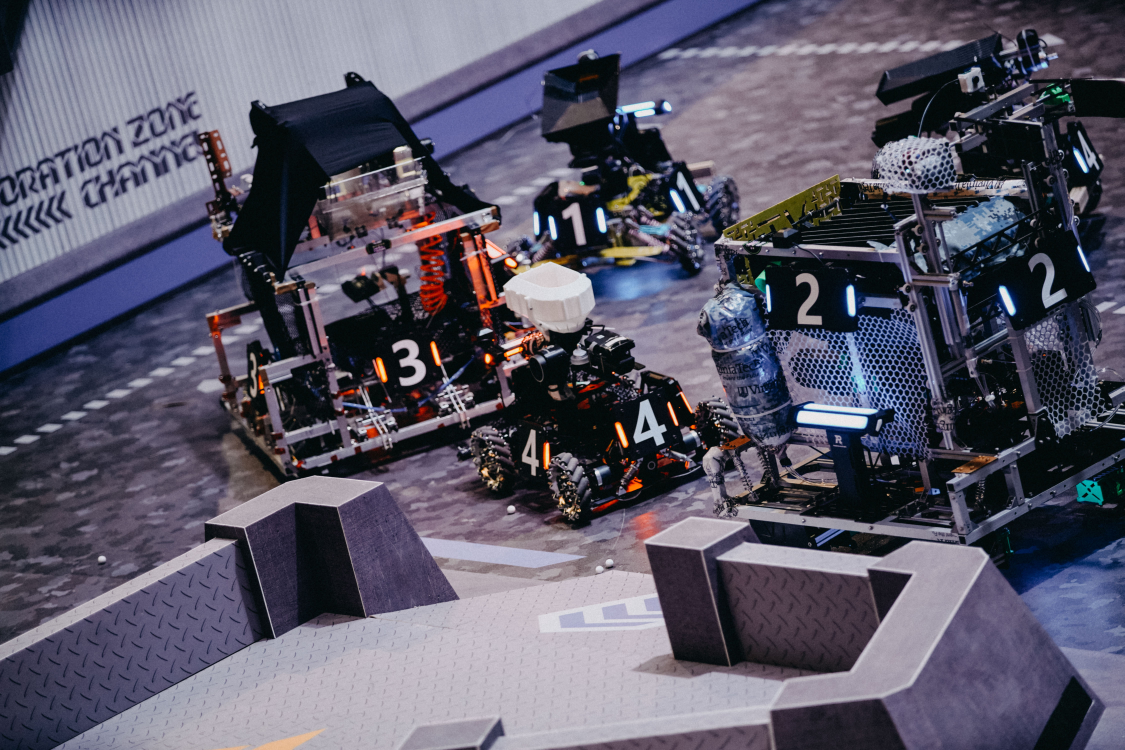
//> input picture task 1/test.jpg, 4497 x 3000 px (shown at 1/4 size)
$ ./detect   (built with g++ and OpenCV 4)
//> lines starting //> are read from the running program, lines starting //| are printed output that depends on the picture; after the words box and inside, x2 and y2 are one past the last pixel; in counts of white or black regions, pixels touching at a corner belong together
#include <vector>
#include <iostream>
#include <algorithm>
#include <opencv2/core.hpp>
#include <opencv2/highgui.hpp>
#include <opencv2/imgproc.hpp>

// Parameters
const double MIN_RECT_AREA = 50;
const double MIN_WH_RATIO = 2;    // Min Ratio of width & height
const double MAX_WH_RATIO = 10;   // Max Ratio of width & height
const double MIN_AREA_RATIO = 0.1;// Min Ratio of area & rect
const double Norm2 = 9;           // The Second Norm (isSameBar)
const int light_threshold = 229;  // Light threshold (Red 233 Blue 222)
const int dim_threshold = 255;    // Dim threshold
const int ENEMY_COLOR = 2;        // For Blue is 0, Red is 2
const double ANGEL_RANGE = 5;     // Angel threshold of two light bars (Red 5 Blue 2.5)
const double HEIGHT_RANGE = 25;   // Height threshold of two light bars (Red 30 Blue)

class LightBar
{
public:
    cv::RotatedRect rect; // bar pos
    double area_ratio;
    double length; // bar length

    LightBar(cv::RotatedRect &r, double ratio) : rect(r), area_ratio(ratio)
    {
        length = std::max(rect.size.height, rect.size.width);
    }
    LightBar() = default;
};
typedef std::vector<LightBar> LightBars;

class ArmorBox
{
public:
    cv::Rect rect;
    LightBars light_bars;

    ArmorBox(const cv::Rect &pos, const LightBars &bars) : rect(pos), light_bars(bars) {}
};
typedef std::vector<ArmorBox> ArmorBoxes;

// Ratio of Widht & Height
static double WH_Ratio(const cv::RotatedRect &rect)
{
    return rect.size.height > rect.size.width ? rect.size.height / rect.size.width : rect.size.width / rect.size.height;
}

// Ratio of area of contour & area of rectangle
static double Area_Ratio(const std::vector<cv::Point> &contour, const cv::RotatedRect &rect)
{
    return cv::contourArea(contour) / rect.size.area();
}

// Ratio of Width,Height inrange && Area of rect, Area of ratio inRange
static bool isValidLightBar(const std::vector<cv::Point> &contour, const cv::RotatedRect &rect)
{
    return (MIN_WH_RATIO < WH_Ratio(rect) && WH_Ratio(rect) < MAX_WH_RATIO) &&
           ((rect.size.area() < MIN_RECT_AREA && Area_Ratio(contour, rect) > MIN_AREA_RATIO) ||
            (rect.size.area() >= MIN_RECT_AREA && Area_Ratio(contour, rect) > MIN_AREA_RATIO));
}

static bool isSameBar(LightBar bar1, LightBar bar2)
{
    auto dist = bar1.rect.center - bar2.rect.center;
    return (dist.x * dist.x + dist.y * dist.y) < Norm2;
}

// Judging Angle of two bars
static bool angelJudge(const LightBar &light_bar_i, const LightBar &light_bar_j)
{
    double angle_i = light_bar_i.rect.size.width > light_bar_i.rect.size.height ? light_bar_i.rect.angle : light_bar_i.rect.angle - 90;
    double angle_j = light_bar_j.rect.size.width > light_bar_j.rect.size.height ? light_bar_j.rect.angle : light_bar_j.rect.angle - 90;
    return std::abs(angle_i - angle_j) < ANGEL_RANGE;
}

// Judging Height of two bars
static bool heightJudge(const LightBar &light_bar_i, const LightBar &light_bar_j)
{
    cv::Point2f centers = light_bar_i.rect.center - light_bar_j.rect.center;
    return abs(centers.y) < HEIGHT_RANGE;
}

// Judging pair of two bars
static bool isPairLights(const LightBar &light_blob_i, const LightBar &light_blob_j)
{
    return heightJudge(light_blob_i, light_blob_j) &&
           angelJudge(light_blob_i, light_blob_j);
}

// opening & closing (morphology)
static void imagePreProcess(cv::Mat &srcImage)
{
    static cv::Mat kernel_erode = getStructuringElement(cv::MORPH_RECT, cv::Size(3, 5));
    erode(srcImage, srcImage, kernel_erode);

    static cv::Mat kernel_dilate = getStructuringElement(cv::MORPH_RECT, cv::Size(3, 5));
    dilate(srcImage, srcImage, kernel_dilate);

    static cv::Mat kernel_dilate2 = getStructuringElement(cv::MORPH_RECT, cv::Size(3, 5));
    dilate(srcImage, srcImage, kernel_dilate2);

    static cv::Mat kernel_erode2 = getStructuringElement(cv::MORPH_RECT, cv::Size(3, 5));
    erode(srcImage, srcImage, kernel_erode2);
}

bool find_light_bar(const cv::Mat &srcImage, LightBars &light_bars)
{
    cv::Mat color_channel, src_light, src_dim;
    std::vector<cv::Mat> channels;

    cv::split(srcImage, channels);
    color_channel = channels[ENEMY_COLOR]; // Enemy channel

    cv::threshold(color_channel, src_light, light_threshold, 255, CV_THRESH_BINARY);
    if (src_light.empty())
        return false;
    imagePreProcess(src_light);
    // cv::imshow("Light", src_light);

    cv::threshold(color_channel, src_dim, dim_threshold, 255, CV_THRESH_BINARY);
    if (src_dim.empty())
        return false;
    imagePreProcess(src_dim);
    // cv::imshow("Dim", src_dim);

    std::vector<std::vector<cv::Point>> light_contours_light, light_contour_dim;
    LightBars light_bars_light, light_bars_dim;
    std::vector<cv::Vec4i> hierarchy_light, hierarchy_dim;
    cv::findContours(src_light, light_contours_light, hierarchy_light, CV_RETR_CCOMP, CV_CHAIN_APPROX_NONE);
    cv::findContours(src_dim, light_contour_dim, hierarchy_dim, CV_RETR_CCOMP, CV_CHAIN_APPROX_NONE);

    for (int i = 0; i < light_contours_light.size(); i++)
    {
        if (hierarchy_light[i][2] == -1) // no parent element
        {
            cv::RotatedRect rect = cv::minAreaRect(light_contours_light[i]);
            if (isValidLightBar(light_contours_light[i], rect))
            {
                light_bars_light.emplace_back(rect, Area_Ratio(light_contours_light[i], rect));
            }
        }
    }

    for (int i = 0; i < light_contour_dim.size(); i++)
    {
        if (hierarchy_dim[i][2] == -1) // no parent element
        {
            cv::RotatedRect rect = cv::minAreaRect(light_contour_dim[i]);
            if (isValidLightBar(light_contour_dim[i], rect))
            {
                light_bars_dim.emplace_back(rect, Area_Ratio(light_contour_dim[i], rect));
            }
        }
    }

    std::vector<int> light_to_rm, dim_to_rm;
    for (int l = 0; l < light_bars_light.size(); l++)
    {
        for (int d = 0; d < light_bars_dim.size(); d++)
        {
            if (isSameBar(light_bars_light[l], light_bars_dim[d]))
            {
                if (light_bars_light[l].area_ratio > light_bars_dim[d].area_ratio)
                {
                    dim_to_rm.emplace_back(d);
                }
                else
                    light_to_rm.emplace_back(l);
            }
        }
    }

    sort(light_to_rm.begin(), light_to_rm.end(), [](int a, int b) { return a > b; });
    sort(dim_to_rm.begin(), dim_to_rm.end(), [](int a, int b) { return a > b; });

    for (auto i : light_to_rm)
    {
        light_bars_light.erase(light_bars_light.begin() + i);
    }
    for (auto i : dim_to_rm)
    {
        light_bars_dim.erase(light_bars_dim.begin() + i);
    }
    for (const auto &light : light_bars_light)
    {
        light_bars.emplace_back(light);
    }
    for (const auto &dim : light_bars_dim)
    {
        light_bars.emplace_back(dim);
    }

    return light_bars.size() >= 2;
}

bool find_armor_boxes(const cv::Mat &srcImage, const LightBars &light_bars, ArmorBoxes &armorboxes)
{
    for (int i = 0; i < light_bars.size(); i++)
    {
        for (int j = i + 1; j < light_bars.size(); j++)
        {
            if (!isPairLights(light_bars.at(i), light_bars.at(j)))
                continue;
            cv::Rect2d rect_left = light_bars.at(i).rect.boundingRect();
            cv::Rect2d rect_right = light_bars.at(j).rect.boundingRect();
            double min_x, max_x, min_y, max_y;
            min_x = std::fmin(rect_left.x, rect_right.x) - 4;
            max_x = std::fmax(rect_left.x + rect_left.width, rect_right.x + rect_right.width) + 4;
            min_y = std::fmin(rect_left.y, rect_right.y) - (rect_left.height + rect_right.height) / 4;
            max_y = std::fmax(rect_left.y + rect_left.height, rect_right.y + rect_right.height) + (rect_left.height + rect_right.height) / 4;
            if (min_x < 0 || max_x > srcImage.cols || min_y < 0 || min_y > srcImage.rows)
                continue;
            LightBars pair_bars = {light_bars.at(i), light_bars.at(j)};
            armorboxes.emplace_back(cv::Rect2d(min_x, min_y, max_x - min_x, max_y - min_y), pair_bars);
        }
    }
    return !armorboxes.empty();
}

int main()
{
    cv::Mat srcImage = cv::imread("test.jpg");
//> srcImage is the input picture: 3000 rows x 4497 cols, CV_8UC3; mean B, G, R 104.4, 88, 90.3
    if (!srcImage.empty())
    {
        cv::Mat resizeImage;
        LightBars lightbars;
        ArmorBoxes armorboxes;
        cv::resize(srcImage, resizeImage, cv::Size(srcImage.cols / 4, srcImage.rows / 4), 0, 0, CV_INTER_LINEAR);

        find_light_bar(resizeImage, lightbars);
//> in find_light_bar, `cv::split(srcImage, channels);`:
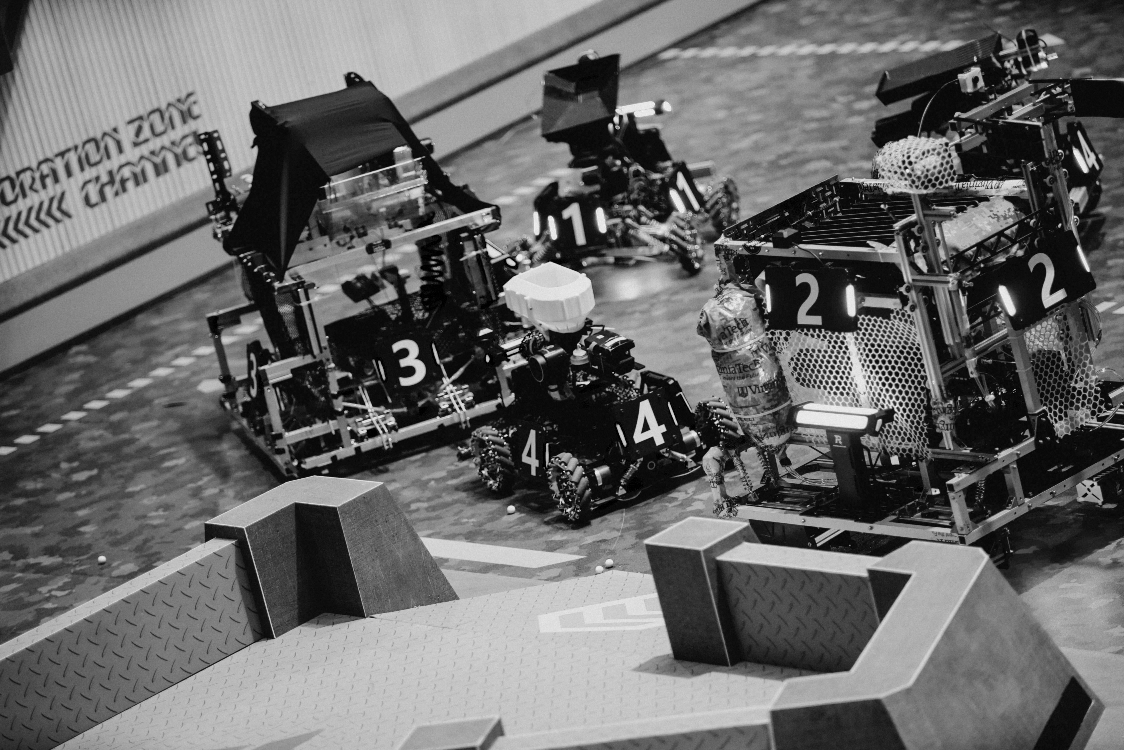
//> channels[0]: 750 rows x 1124 cols, CV_8UC1; min 0, max 243, mean 104.4
//> in find_light_bar, `cv::split(srcImage, channels);`:
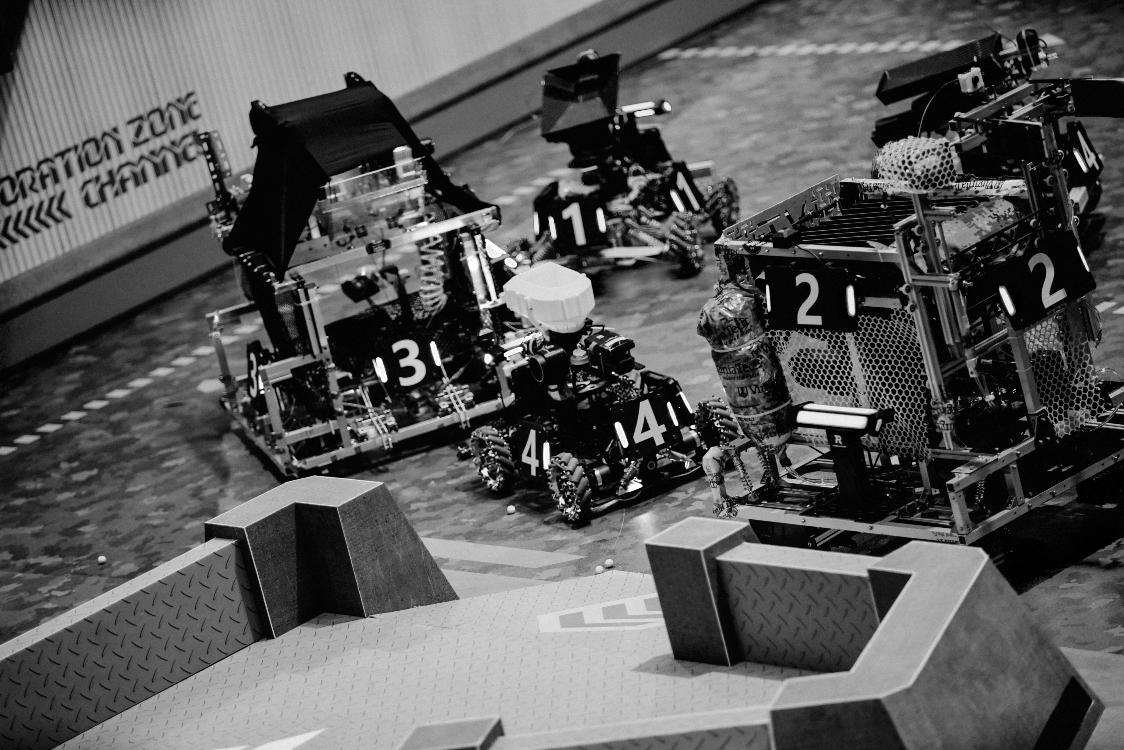
//> channels[2]: 750 rows x 1124 cols, CV_8UC1; min 0, max 255, mean 90.3
//> in find_light_bar, `cv::threshold(color_channel, src_light, light_threshold, 255, CV_THRES..`:
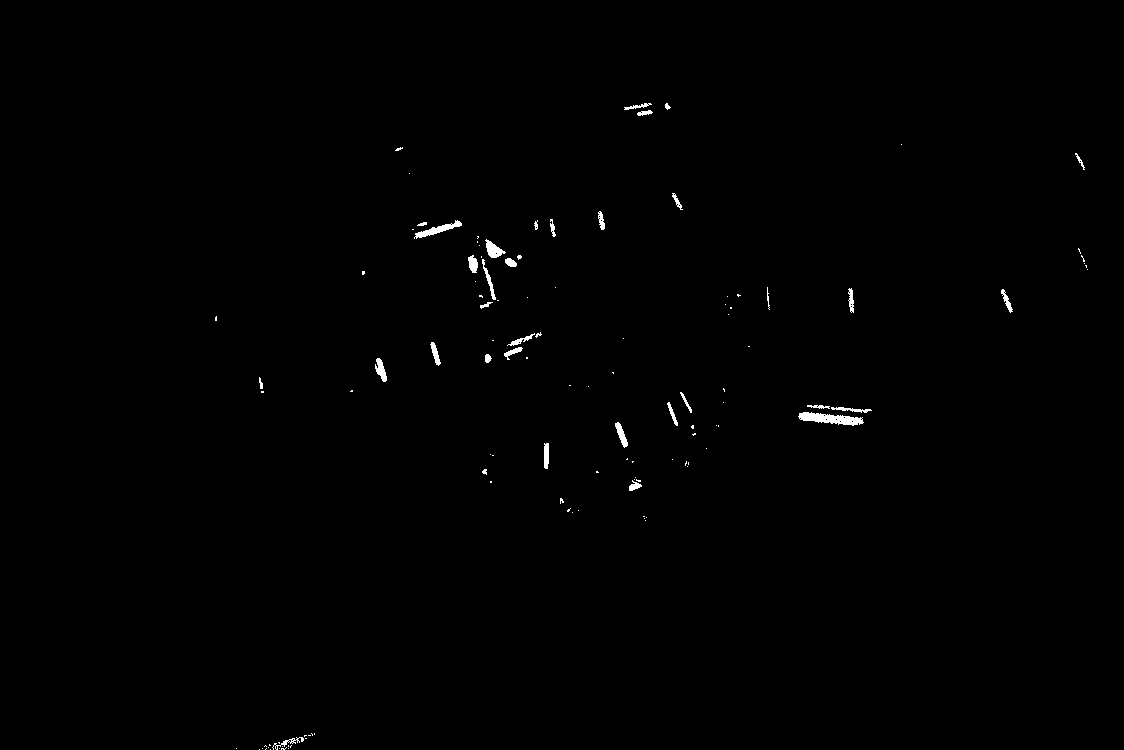
//> src_light: 750 rows x 1124 cols, CV_8UC1; 0.44% white; 118 white regions (84 under 20 px), largest, box (x1, y1, x2, y2) and area: (798, 412, 864, 426) 521, (414, 220, 462, 239) 279, (485, 239, 506, 258) 201
//> in imagePreProcess, `erode(srcImage, srcImage, kernel_erode2);`:
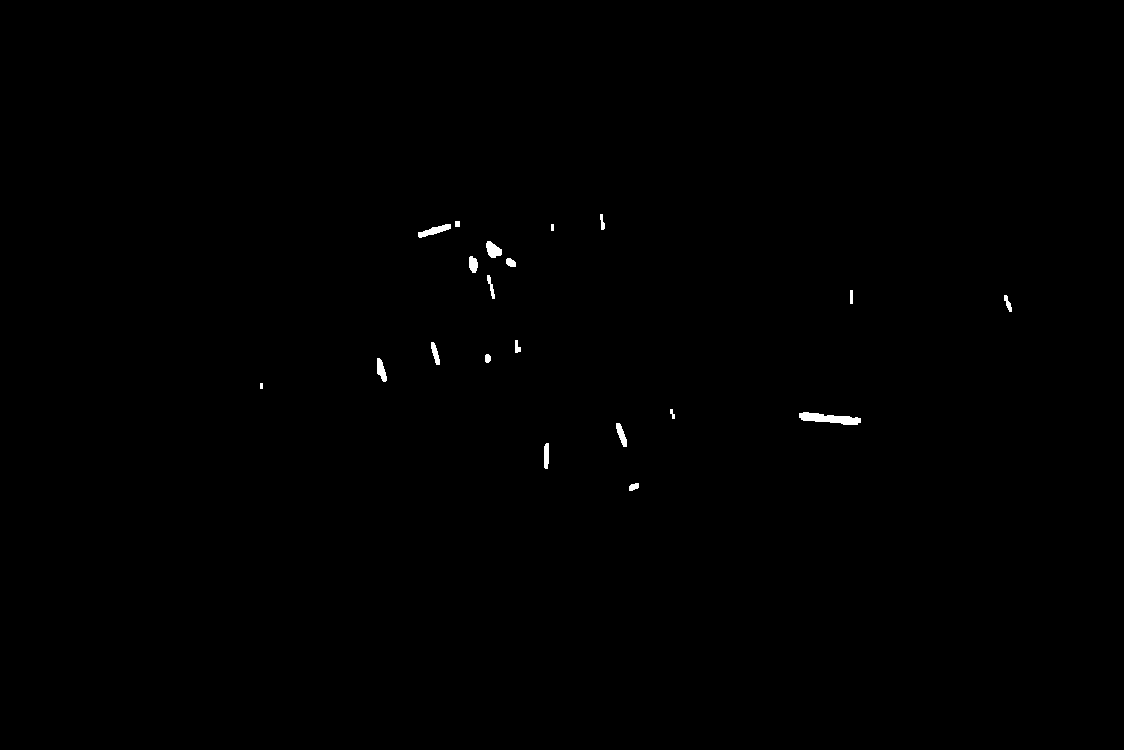
//> srcImage: 750 rows x 1124 cols, CV_8UC1; 0.25% white; 20 white regions (1 under 20 px)
//> in find_light_bar, `cv::threshold(color_channel, src_dim, dim_threshold, 255, CV_THRESH_BI..`: src_dim: 750 rows x 1124 cols, CV_8UC1; every value is 0
//> in find_light_bar, `cv::findContours(src_light, light_contours_light, hierarchy_light, CV_..`: light_contours_light = 20 contours, 3 with area under 20; largest, box (x1, y1, x2, y2) and area: (799, 412, 861, 425) 410, (418, 224, 451, 238) 169, (486, 241, 502, 258) 158, (377, 358, 387, 382) 122, (616, 423, 627, 447) 112
//> in find_light_bar, `cv::findContours(src_dim, light_contour_dim, hierarchy_dim, CV_RETR_CC..`: light_contour_dim = 0 contours
//> the loop in find_light_bar, `for (int i = 0; i < light_contours_light.size(); i++)` made 20 passes
//> rect on passes 1 to 12: centre (633.5, 486.5), size (7, 9), angle -90, centre (546, 455.5), size (25, 4), angle -90, centre (621.2, 434.4), size (5.9, 25.1), angle -21.8, centre (829.4, 418.4), size (8.5, 61.6), angle -84.4, centre (672, 413.5), size (3.3, 9.8), angle -21.8, centre (261, 385.5), size (5, 2), angle -90, centre (380.2, 369.7), size (7.9, 24.3), angle -16.7, centre (487.5, 358), size (8, 5), angle -90, centre (434.9, 353), size (5.1, 23.3), angle -14, centre (517.5, 346), size (12, 5), angle -90, centre (1007.6, 303), size (4.5, 17.5), angle -21.8, centre (851, 296.5), size (13, 2), angle -90
//> after the loop in find_light_bar, `for (int i = 0; i < light_contour_dim.size(); i++)`: light_bars_dim = 0 items
//> the loop in find_light_bar, `for (int l = 0; l < light_bars_light.size(); l++)` made 14 passes
//> the loop in find_light_bar, `for (const auto &light : light_bars_light)` made 14 passes
//> lightbars = 14 items
// [11 lines of commented-out code are left out]
        find_armor_boxes(resizeImage, lightbars, armorboxes);
//> the loop in find_armor_boxes, `for (int i = 0; i < light_bars.size(); i++)` made 14 passes
//> after the loop in find_armor_boxes, `for (int i = 0; i < light_bars.size(); i++)`: armorboxes = 2 items
//> armorboxes = 2 items
        for (const auto armorbox : armorboxes)
        {
            cv::rectangle(resizeImage, armorbox.rect, ENEMY_COLOR == 0 ? cv::Scalar(200, 0, 0) : cv::Scalar(0, 0, 200), 2);
        }
//> this loop made 2 passes
//> armorbox.rect on pass 2: Rect(368, 328, 78, 70)
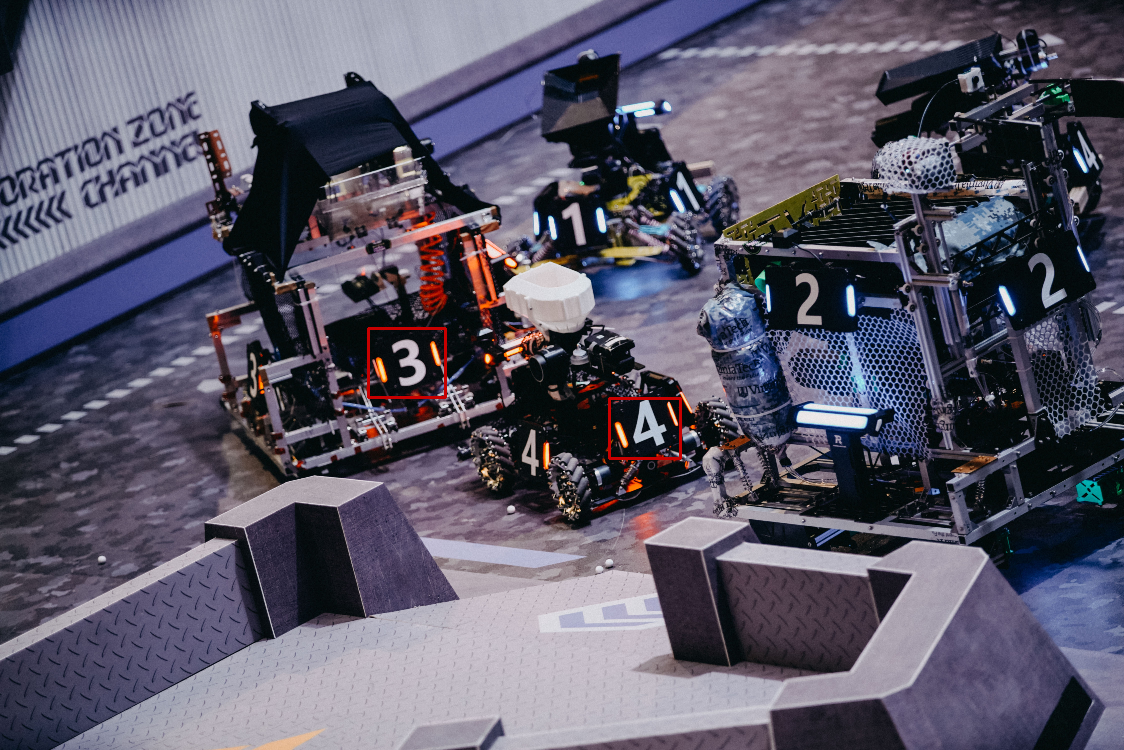
//> resizeImage: 750 rows x 1124 cols, CV_8UC3; mean B, G, R 104.3, 88, 90.6

        cv::imshow("Result", resizeImage);
        // cv::imwrite("Result_Red.jpg", resizeImage);
        cv::waitKey(0);
    }
    return 0;
}
